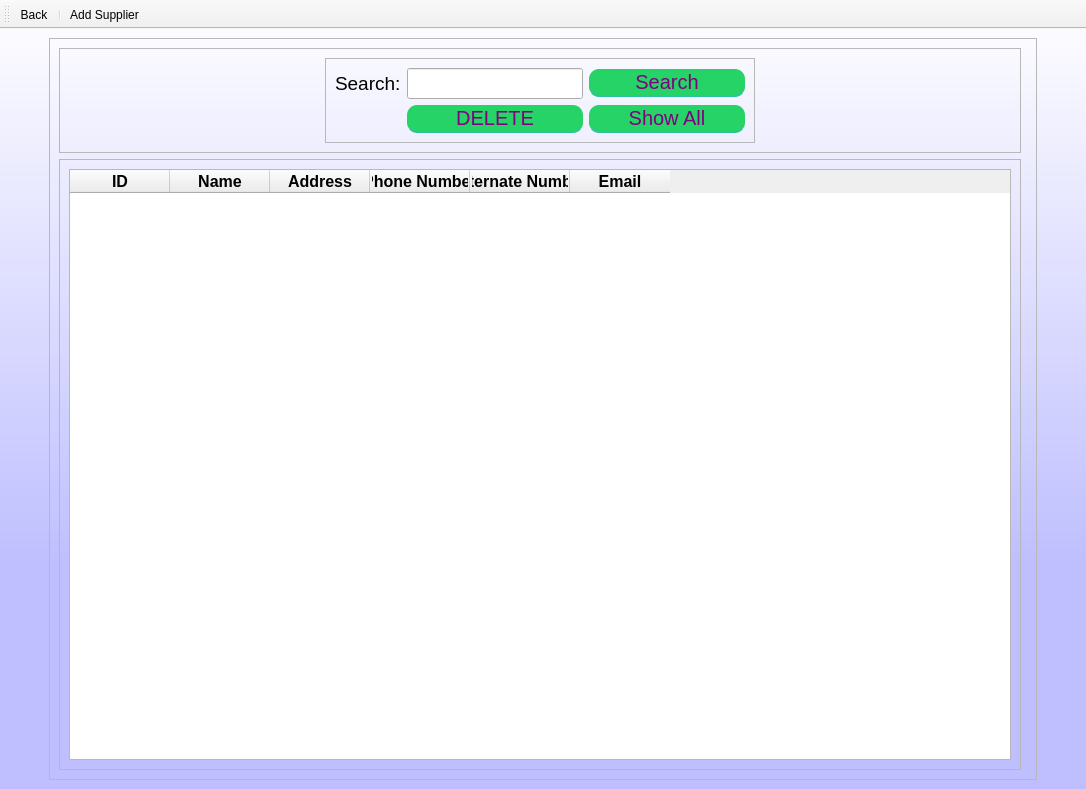
<?xml version="1.0" encoding="UTF-8"?>
<ui version="4.0">
 <class>MainWindow</class>
 <widget class="QMainWindow" name="MainWindow">
  <property name="geometry">
   <rect>
    <x>0</x>
    <y>0</y>
    <width>1086</width>
    <height>789</height>
   </rect>
  </property>
  <property name="windowTitle">
   <string>MainWindow</string>
  </property>
  <property name="styleSheet">
   <string notr="true">QMainWindow{
background-color: qlineargradient(spread:reflect, x1:0.5, y1:1, x2:0.5, y2:0, stop:0.289773 rgba(191, 191, 255, 255), stop:1 rgba(255, 255, 255, 255));
}



QPushButton {
	width: 150%;
height:20px;
	padding: 3%;
	background:#25D366;
	border-bottom: 2px solid #30C29E;
	border-top-style: none;
	border-right-style: none;
	border-left-style: none;	
	color: #fff;
 border-radius: 10px;
font-size:20px;
color:purple;
}
QPushButton:pressed {
    background: darkgreen;
}
</string>
  </property>
  <widget class="QWidget" name="centralwidget">
   <layout class="QGridLayout" name="gridLayout_5">
    <item row="1" column="0">
     <spacer name="horizontalSpacer">
      <property name="orientation">
       <enum>Qt::Horizontal</enum>
      </property>
      <property name="sizeType">
       <enum>QSizePolicy::Preferred</enum>
      </property>
      <property name="sizeHint" stdset="0">
       <size>
        <width>40</width>
        <height>20</height>
       </size>
      </property>
     </spacer>
    </item>
    <item row="1" column="2">
     <spacer name="horizontalSpacer_2">
      <property name="orientation">
       <enum>Qt::Horizontal</enum>
      </property>
      <property name="sizeType">
       <enum>QSizePolicy::Preferred</enum>
      </property>
      <property name="sizeHint" stdset="0">
       <size>
        <width>40</width>
        <height>20</height>
       </size>
      </property>
     </spacer>
    </item>
    <item row="1" column="1">
     <widget class="QFrame" name="frame_3">
      <property name="focusPolicy">
       <enum>Qt::StrongFocus</enum>
      </property>
      <property name="frameShape">
       <enum>QFrame::StyledPanel</enum>
      </property>
      <property name="frameShadow">
       <enum>QFrame::Raised</enum>
      </property>
      <layout class="QGridLayout" name="gridLayout_4">
       <item row="0" column="1">
        <widget class="Line" name="line">
         <property name="orientation">
          <enum>Qt::Horizontal</enum>
         </property>
        </widget>
       </item>
       <item row="0" column="0">
        <widget class="QFrame" name="frame_4">
         <property name="frameShape">
          <enum>QFrame::StyledPanel</enum>
         </property>
         <property name="frameShadow">
          <enum>QFrame::Raised</enum>
         </property>
         <layout class="QGridLayout" name="gridLayout_3">
          <item row="0" column="0">
           <widget class="QFrame" name="frame">
            <property name="sizePolicy">
             <sizepolicy hsizetype="Maximum" vsizetype="Preferred">
              <horstretch>0</horstretch>
              <verstretch>0</verstretch>
             </sizepolicy>
            </property>
            <property name="frameShape">
             <enum>QFrame::StyledPanel</enum>
            </property>
            <property name="frameShadow">
             <enum>QFrame::Raised</enum>
            </property>
            <layout class="QGridLayout" name="gridLayout">
             <item row="0" column="0">
              <widget class="QLabel" name="searchLabel">
               <property name="sizePolicy">
                <sizepolicy hsizetype="Expanding" vsizetype="Preferred">
                 <horstretch>0</horstretch>
                 <verstretch>0</verstretch>
                </sizepolicy>
               </property>
               <property name="font">
                <font>
                 <pointsize>14</pointsize>
                </font>
               </property>
               <property name="text">
                <string>Search:</string>
               </property>
              </widget>
             </item>
             <item row="0" column="2">
              <widget class="QLineEdit" name="searchInput">
               <property name="sizePolicy">
                <sizepolicy hsizetype="Preferred" vsizetype="Fixed">
                 <horstretch>0</horstretch>
                 <verstretch>0</verstretch>
                </sizepolicy>
               </property>
               <property name="font">
                <font>
                 <pointsize>14</pointsize>
                </font>
               </property>
               <property name="inputMethodHints">
                <set>Qt::ImhNoAutoUppercase</set>
               </property>
              </widget>
             </item>
             <item row="1" column="3">
              <widget class="QPushButton" name="showAllButton">
               <property name="text">
                <string>Show All</string>
               </property>
              </widget>
             </item>
             <item row="0" column="3">
              <widget class="QPushButton" name="searchButton">
               <property name="text">
                <string>Search</string>
               </property>
              </widget>
             </item>
             <item row="1" column="2">
              <widget class="QPushButton" name="Delete">
               <property name="text">
                <string>DELETE</string>
               </property>
              </widget>
             </item>
            </layout>
           </widget>
          </item>
         </layout>
        </widget>
       </item>
       <item row="2" column="0">
        <widget class="QFrame" name="frame_2">
         <property name="frameShape">
          <enum>QFrame::StyledPanel</enum>
         </property>
         <property name="frameShadow">
          <enum>QFrame::Raised</enum>
         </property>
         <layout class="QGridLayout" name="gridLayout_2">
          <item row="1" column="0">
           <widget class="QTableWidget" name="tableWidget">
            <property name="font">
             <font>
              <pointsize>10</pointsize>
             </font>
            </property>
            <property name="inputMethodHints">
             <set>Qt::ImhNone</set>
            </property>
            <property name="sizeAdjustPolicy">
             <enum>QAbstractScrollArea::AdjustIgnored</enum>
            </property>
            <property name="alternatingRowColors">
             <bool>true</bool>
            </property>
            <property name="selectionMode">
             <enum>QAbstractItemView::ExtendedSelection</enum>
            </property>
            <attribute name="horizontalHeaderStretchLastSection">
             <bool>false</bool>
            </attribute>
            <attribute name="verticalHeaderVisible">
             <bool>false</bool>
            </attribute>
            <attribute name="verticalHeaderStretchLastSection">
             <bool>false</bool>
            </attribute>
            <column>
             <property name="text">
              <string>ID</string>
             </property>
             <property name="font">
              <font>
               <pointsize>12</pointsize>
               <weight>75</weight>
               <bold>true</bold>
              </font>
             </property>
            </column>
            <column>
             <property name="text">
              <string>Name</string>
             </property>
             <property name="font">
              <font>
               <pointsize>12</pointsize>
               <weight>75</weight>
               <bold>true</bold>
              </font>
             </property>
            </column>
            <column>
             <property name="text">
              <string>Address</string>
             </property>
             <property name="font">
              <font>
               <pointsize>12</pointsize>
               <weight>75</weight>
               <bold>true</bold>
              </font>
             </property>
            </column>
            <column>
             <property name="text">
              <string>Phone Number</string>
             </property>
             <property name="font">
              <font>
               <pointsize>12</pointsize>
               <weight>75</weight>
               <bold>true</bold>
              </font>
             </property>
            </column>
            <column>
             <property name="text">
              <string>Alternate Number</string>
             </property>
             <property name="font">
              <font>
               <pointsize>12</pointsize>
               <weight>75</weight>
               <bold>true</bold>
              </font>
             </property>
            </column>
            <column>
             <property name="text">
              <string>Email</string>
             </property>
             <property name="font">
              <font>
               <pointsize>12</pointsize>
               <weight>75</weight>
               <bold>true</bold>
              </font>
             </property>
            </column>
           </widget>
          </item>
         </layout>
        </widget>
       </item>
      </layout>
     </widget>
    </item>
   </layout>
  </widget>
  <widget class="QMenuBar" name="menubar">
   <property name="geometry">
    <rect>
     <x>0</x>
     <y>0</y>
     <width>1086</width>
     <height>21</height>
    </rect>
   </property>
  </widget>
  <widget class="QToolBar" name="toolBar">
   <property name="windowTitle">
    <string>toolBar</string>
   </property>
   <property name="styleSheet">
    <string notr="true"/>
   </property>
   <property name="iconSize">
    <size>
     <width>52</width>
     <height>52</height>
    </size>
   </property>
   <attribute name="toolBarArea">
    <enum>TopToolBarArea</enum>
   </attribute>
   <attribute name="toolBarBreak">
    <bool>false</bool>
   </attribute>
   <addaction name="actionBack"/>
   <addaction name="separator"/>
   <addaction name="actionShow_Supplier"/>
  </widget>
  <action name="actionShow_Supplier">
   <property name="icon">
    <iconset resource="../toolbar.qrc">
     <normaloff>:/path/Suppliers/Suppliers/addSupplier.svg</normaloff>:/path/Suppliers/Suppliers/addSupplier.svg</iconset>
   </property>
   <property name="text">
    <string>Add Supplier</string>
   </property>
   <property name="toolTip">
    <string>Add Supplier</string>
   </property>
  </action>
  <action name="actionBack">
   <property name="icon">
    <iconset resource="../toolbar.qrc">
     <normaloff>:/path/Suppliers/Suppliers/Left_Arrow_-512.png</normaloff>:/path/Suppliers/Suppliers/Left_Arrow_-512.png</iconset>
   </property>
   <property name="text">
    <string>Back</string>
   </property>
   <property name="toolTip">
    <string>Go back</string>
   </property>
  </action>
 </widget>
 <resources>
  <include location="../toolbar.qrc"/>
 </resources>
 <connections/>
</ui>
